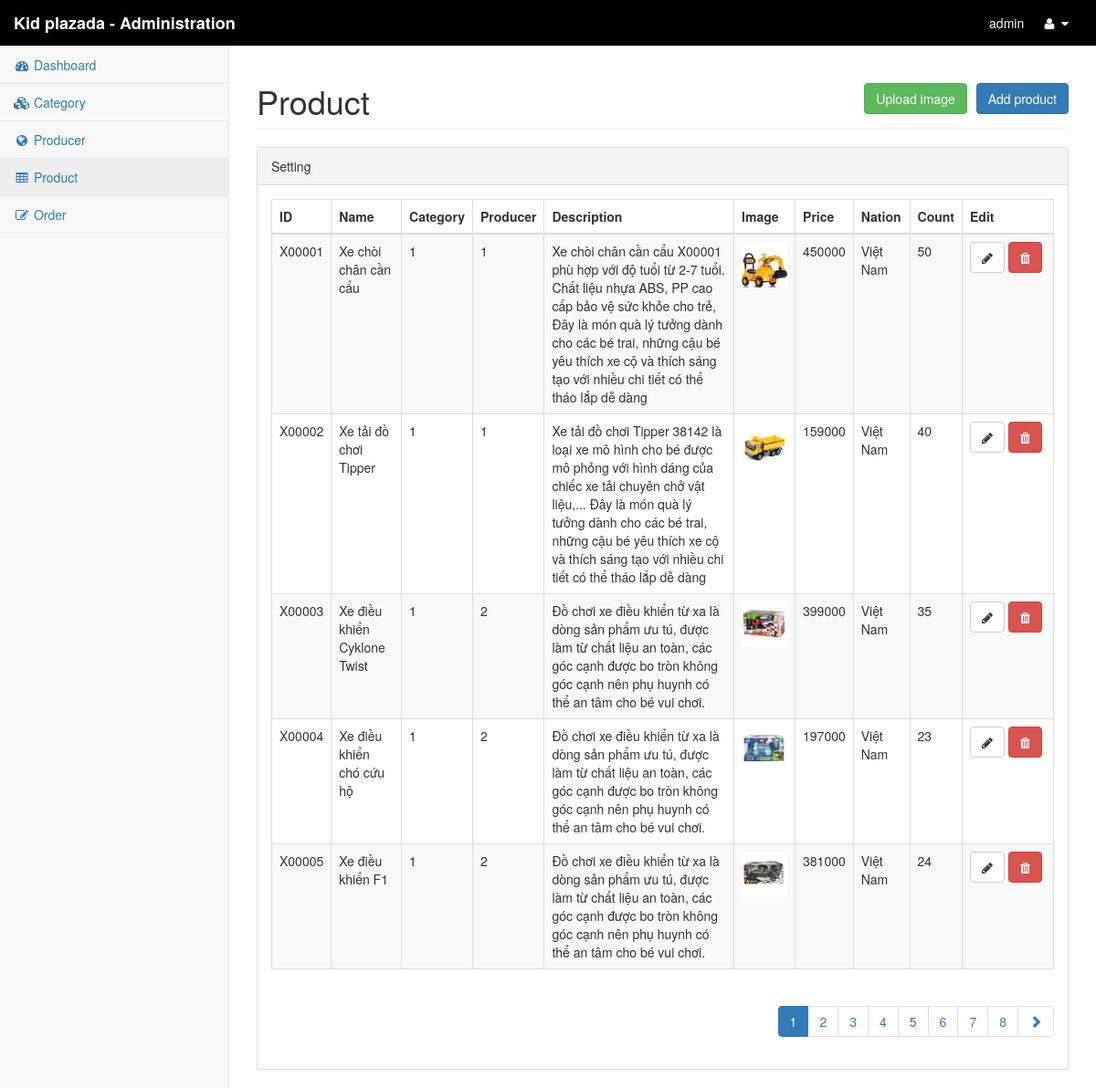
The app's page /Kidplazada_website/dashboard/product.php (signed in) with its own data.
### tables this page shows
CREATE TABLE `product`  (
  `id` varchar(10) NOT NULL,
  `name` varchar(50) NULL DEFAULT NULL,
  `category` int(20) NULL DEFAULT NULL,
  `producer` int(20) NULL DEFAULT NULL,
  `description` varchar(1000) NULL DEFAULT NULL,
  `image` varchar(200) NULL DEFAULT NULL,
  `views` int(11) NOT NULL DEFAULT 0,
  `add_date` date NULL DEFAULT NULL,
  `buyCount` int(11) NOT NULL DEFAULT 0,
  `price` bigint(20) NULL DEFAULT NULL,
  `nation` varchar(20) NULL DEFAULT NULL,
  `count` int(11) NULL DEFAULT NULL,
  PRIMARY KEY (`id`) USING BTREE
);

### Kidplazada_website/dashboard/product.php (called while the page is built, shortened)
<?php
    include("template.php")
?>

### Kidplazada_website/dashboard/body/product.body.php (the view, shortened to what this page needs)
<div id="page-wrapper">
            <div class="row">
                <div class="col-lg-12">
                    <h1 class="page-header">Product
                        <a data-toggle="modal" data-target="#addForm" class="btn btn-primary" style="float: right">Add product</a>
                        <a data-toggle="modal" data-target="#addimage" class="btn btn-success" style="float: right;margin-right:10px">Upload image</a>
                    </h1>
                </div>
            </div>
            <div class="row">
                <div class="col-lg-12">
                    <div class="panel panel-default">
                        <div class="panel-heading">
                        <div>Setting</div>
                        </div>
                        <div class="panel-body">
                            <table width="100%" class="table table-striped table-bordered table-hover" id="dataTables-example">
                                <thead>
                                    <tr>
                                        <th>ID</th>
                                        <th>Name</th>
                                        <th>Category</th>
                                        <th>Producer</th>
                                        <th>Description</th>
                                        <th>Image</th>
                                        <th>Price</th>
                                        <th>Nation</th>
                                        <th>Count</th>
                                        <th>Edit</th>
                                    </tr>
                                </thead>
                                <tbody>
                                    <?php
                                        $status=0;
                                        $limit=5;
                                        $table=mysqli_query($connect,"select * from product limit $status, $limit");
                                        while($row = mysqli_fetch_array($table))
                                        {
                                    ?>
                                    <tr class="odd gradeX">
                                        <td><?= $row["id"] ?></td>
                                        <td><?= $row["name"] ?></td>
                                        <td><?= $row["category"] ?></td>
                                        <td><?= $row["producer"] ?></td>
                                        <td><?= $row["description"] ?></td>
                                        <td><img src="../homepage/<?= $row["image"] ?>" width="50px" height="50px"></td>
                                        <td><?= $row["price"] ?></td>
                                        <td><?= $row["nation"] ?></td>
                                        <td><?= $row["count"] ?></td>
                                        <td width="100px">
			                            	<a class="btn btn-default" data-toggle="modal" data-target="#<?= $row["id"] ?>"><em class="fa fa-pencil"></em></a>
			                            	<a class="btn btn-danger" href="process.php?cmd=delete from product where id='<?= $row["id"] ?>'&selfpage=product.php&delimage=<?= $row["image"] ?>"><em class="fa fa-trash"></em></a>
                            			</td>
                                    </tr>
                                    <?php
                                        }
                                    ?>
                                </tbody>
                            </table>
                            <ul class="pagination pull-right">
                              <?php
                                $curPage = $status/$limit + 1;
                              ?>
                              <?php
                                    $SL_SP=mysqli_num_rows(mysqli_query($connect,"select * from product"));
                                    if($SL_SP/$limit>1){
                                    for ($i=1;$i<=ceil($SL_SP/$limit);$i++) {
                               ?>
                              <li <?php if($i==$curPage) echo 'class="active"' ?>><a href="?page=<?= $i ?>"><?= $i ?></a></li>
                              <?php
                                    }
                                }
                                if($curPage!=ceil($SL_SP/$limit) && ceil($SL_SP/$limit)!=0) {
                              ?>
                              <li><a href="?page=<?= $curPage+1 ?>"><span class="glyphicon glyphicon-chevron-right"></span></a></li>
                              <?php
                                }
                              ?>
                            </ul>
                        </div>
                    </div>
                </div>
            </div>
</div>

### Kidplazada_website/dashboard/template.php (shortened to what this page needs)
<!DOCTYPE html>
<html lang="en">
<head>
    <link href="vendor/bootstrap/css/bootstrap.min.css" rel="stylesheet">
    <link href="vendor/metisMenu/metisMenu.min.css" rel="stylesheet">
    <link href="dist/css/sb-admin-2.css" rel="stylesheet">
    <link href="vendor/morrisjs/morris.css" rel="stylesheet">
    <link href="vendor/font-awesome/css/font-awesome.min.css" rel="stylesheet" type="text/css">
</head>
<body>
    <div id="wrapper">
        <nav class="navbar navbar-default navbar-static-top" role="navigation" style="margin-bottom: 0;background-color: black;">
            <div class="navbar-brand" style="color:white; font-weight: bold;">
                Kid plazada - Administration
            </div>
            <ul class="nav navbar-top-links navbar-right">
                <li style="color:white"><?= $_SESSION["plazadakid_user"] ?></li>
                <li class="dropdown">
                    <a class="dropdown-toggle" data-toggle="dropdown" href="#" style="color:white">
                        <i class="fa fa-user fa-fw"></i> <i class="fa fa-caret-down"></i>
                    </a>
                </li>
            </ul>
            <div class="navbar-default sidebar" role="navigation">
                <div class="sidebar-nav navbar-collapse">
                    <ul class="nav" id="side-menu">
                        <li>
                            <a href="dashboard.php"><i class="fa fa-dashboard fa-fw"></i> Dashboard</a>
                        </li>
                        <li>
                            <a href="category.php"><i class="fa fa-cubes fa-fw"></i> Category</a>
                        </li>
                        <li>
                            <a href="producer.php"><i class="fa fa-globe fa-fw"></i> Producer</a>
                        </li>
                        <li>
                            <a href="product.php"><i class="fa fa-table fa-fw"></i> Product</a>
                        </li>
                        <li>
                            <a href="order.php"><i class="fa fa-edit fa-fw"></i> Order</a>
                        </li>
                    </ul>
                </div>
            </div>
        </nav>
        <?php include("$bodypage"); ?>
    </div>
</body>
</html>

### records on screen
product: id "X00001", name "Xe chòi chân cần cẩu", category "1", producer "1", description "Xe chòi chân cần cẩu X00001 phù hợp với độ tuổi từ 2-7 tuổi. Chất liệu nhựa ABS, PP cao cấp bảo vệ sức khỏe cho trẻ, Đây là món quà lý tưởng dành cho các bé trai, những cậu bé yêu thích xe cộ và thích sáng tạo với nhiều chi tiết có thể tháo lắp dễ dàng", image (picture), price "450000", nation "Việt Nam", count "50"
product: id "X00002", name "Xe tải đồ chơi Tipper", category "1", producer "1", description "Xe tải đồ chơi Tipper 38142 là loại xe mô hình cho bé được mô phỏng với hình dáng của chiếc xe tải chuyên chở vật liệu,... Đây là món quà lý tưởng dành cho các bé trai, những cậu bé yêu thích xe cộ và thích sáng tạo với nhiều chi tiết có thể tháo lắp dễ dàng", image (picture), price "159000", nation "Việt Nam", count "40"
product: id "X00003", name "Xe điều khiển Cyklone Twist", category "1", producer "2", description "Đồ chơi xe điều khiển từ xa là dòng sản phẩm ưu tú, được làm từ chất liệu an toàn, các góc cạnh được bo tròn không góc cạnh nên phụ huynh có thể an tâm cho bé vui chơi.", image (picture), price "399000", nation "Việt Nam", count "35"
product: id "X00004", name "Xe điều khiển chó cứu hộ", category "1", producer "2", description "Đồ chơi xe điều khiển từ xa là dòng sản phẩm ưu tú, được làm từ chất liệu an toàn, các góc cạnh được bo tròn không góc cạnh nên phụ huynh có thể an tâm cho bé vui chơi.", image (picture), price "197000", nation "Việt Nam", count "23"
product: id "X00005", name "Xe điều khiển F1", category "1", producer "2", description "Đồ chơi xe điều khiển từ xa là dòng sản phẩm ưu tú, được làm từ chất liệu an toàn, các góc cạnh được bo tròn không góc cạnh nên phụ huynh có thể an tâm cho bé vui chơi.", image (picture), price "381000", nation "Việt Nam", count "24"

### other values on screen
$_SESSION["plazadakid_user"] "admin"
